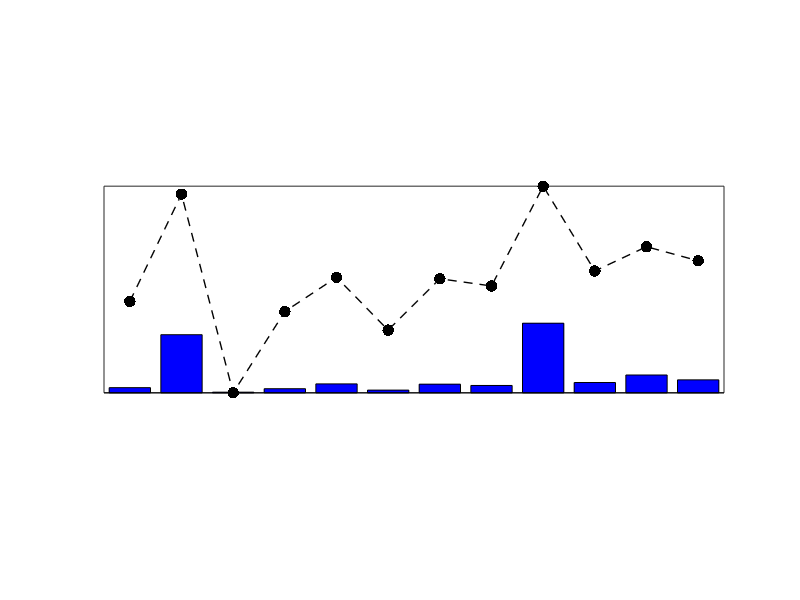
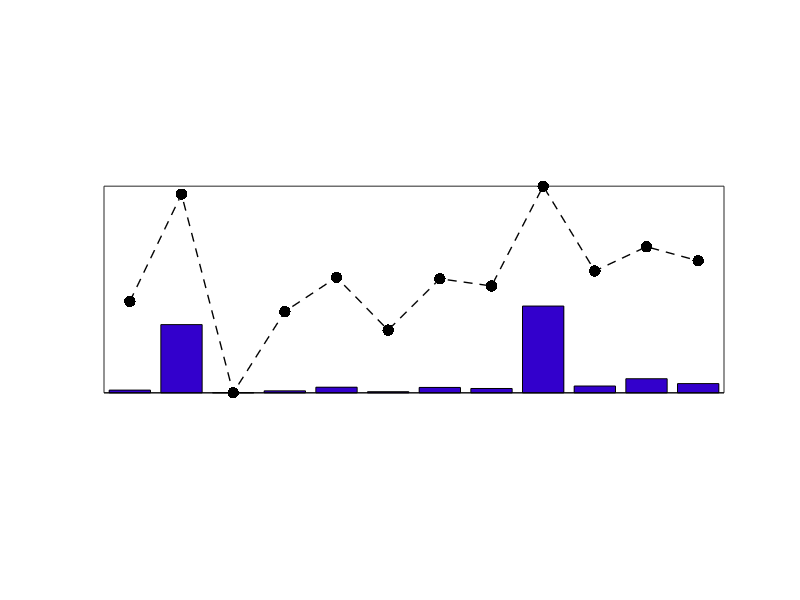
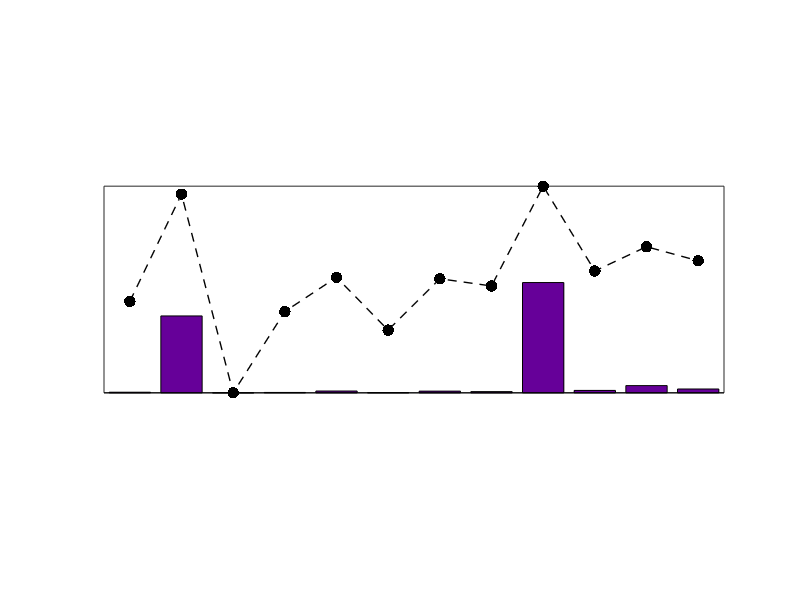
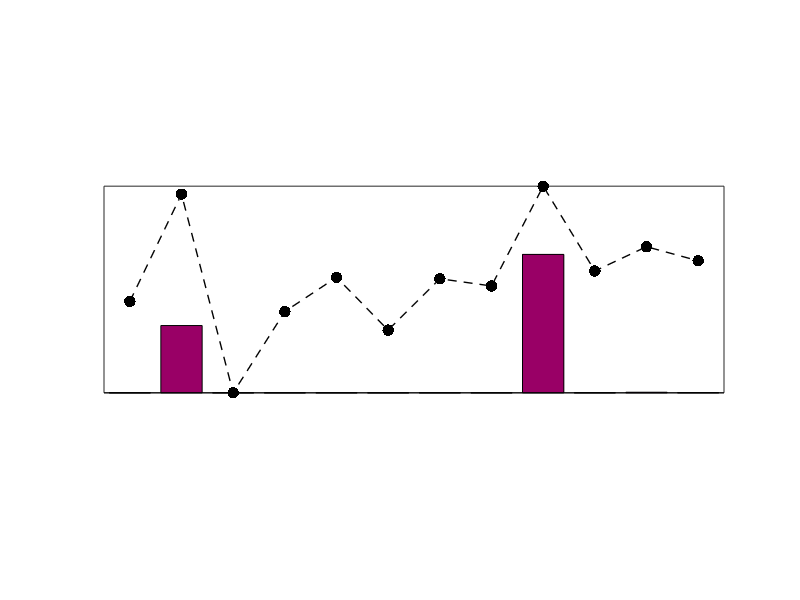

Write MATLAB code to recreate these figures, in order. (Note: this script raises an error after producing the figures.)
%%
% Plot of soft-max

rep = '../results/soft-max/';
[~,~] = mkdir(rep);
SetAR = @(ar)set(gca, 'PlotBoxAspectRatio', [1 ar 1], 'FontSize', 20);
rescale = @(x)(x-min(x(:)))/(max(x(:))-min(x(:)));


% stabilized log-sum-exp and soft max
max2 = @(S)repmat(max(S,[],2), [1 size(S,2)]);
LSE = @(S)log( sum(exp(S), 2) );
LSE = @(S)LSE( S-max2(S) ) + max(S,[],2);
SM = @(S)exp(S) ./ repmat( sum(exp(S),2), [1 size(S,2)]);
SM = @(S)SM(S-max2(S));

q = 200;
t = linspace(0,1,q);
[Y,X] = meshgrid(t,t);
U = [X(:), Y(:)];

n = 12;
a = randn(1,n);
eps_list = [1 .75 .5 .25 .1 .01];
for i=1:length(eps_list)
    epsilon = eps_list(i);
    c = (i-1)/(length(eps_list)-1);
    clf; hold on;
    bar(1:n,SM(a/epsilon), 'FaceColor', [c 0 1-c]);
    plot(rescale(a), 'k.--', 'MarkerSize', 25, 'LineWidth', 1);
    axis([.5 n+.5 0 1]);
    box on; set(gca, 'XTick', [], 'YTick', []);
    SetAR(1/3); box on;
    saveas(gcf, [rep 'sm-' num2str(epsilon) '.eps'], 'epsc');
end

eps_list = [1 .5 .1 .01 .001];
for i=1:length(eps_list)
    epsilon = eps_list(i);
    R = reshape(LSE(U/epsilon)*epsilon,[q q]);
    % display
    r = 15; % #levellines
    clf; hold on;
    imagesc(t,t,R');
    contour(t,t,R',linspace(0,1,r), 'k');
    colormap(parula(r-1));
    caxis([0 1]);
    axis image; axis off;
    saveas(gcf, [rep 'lse-' num2str(epsilon) '.png']);
end


